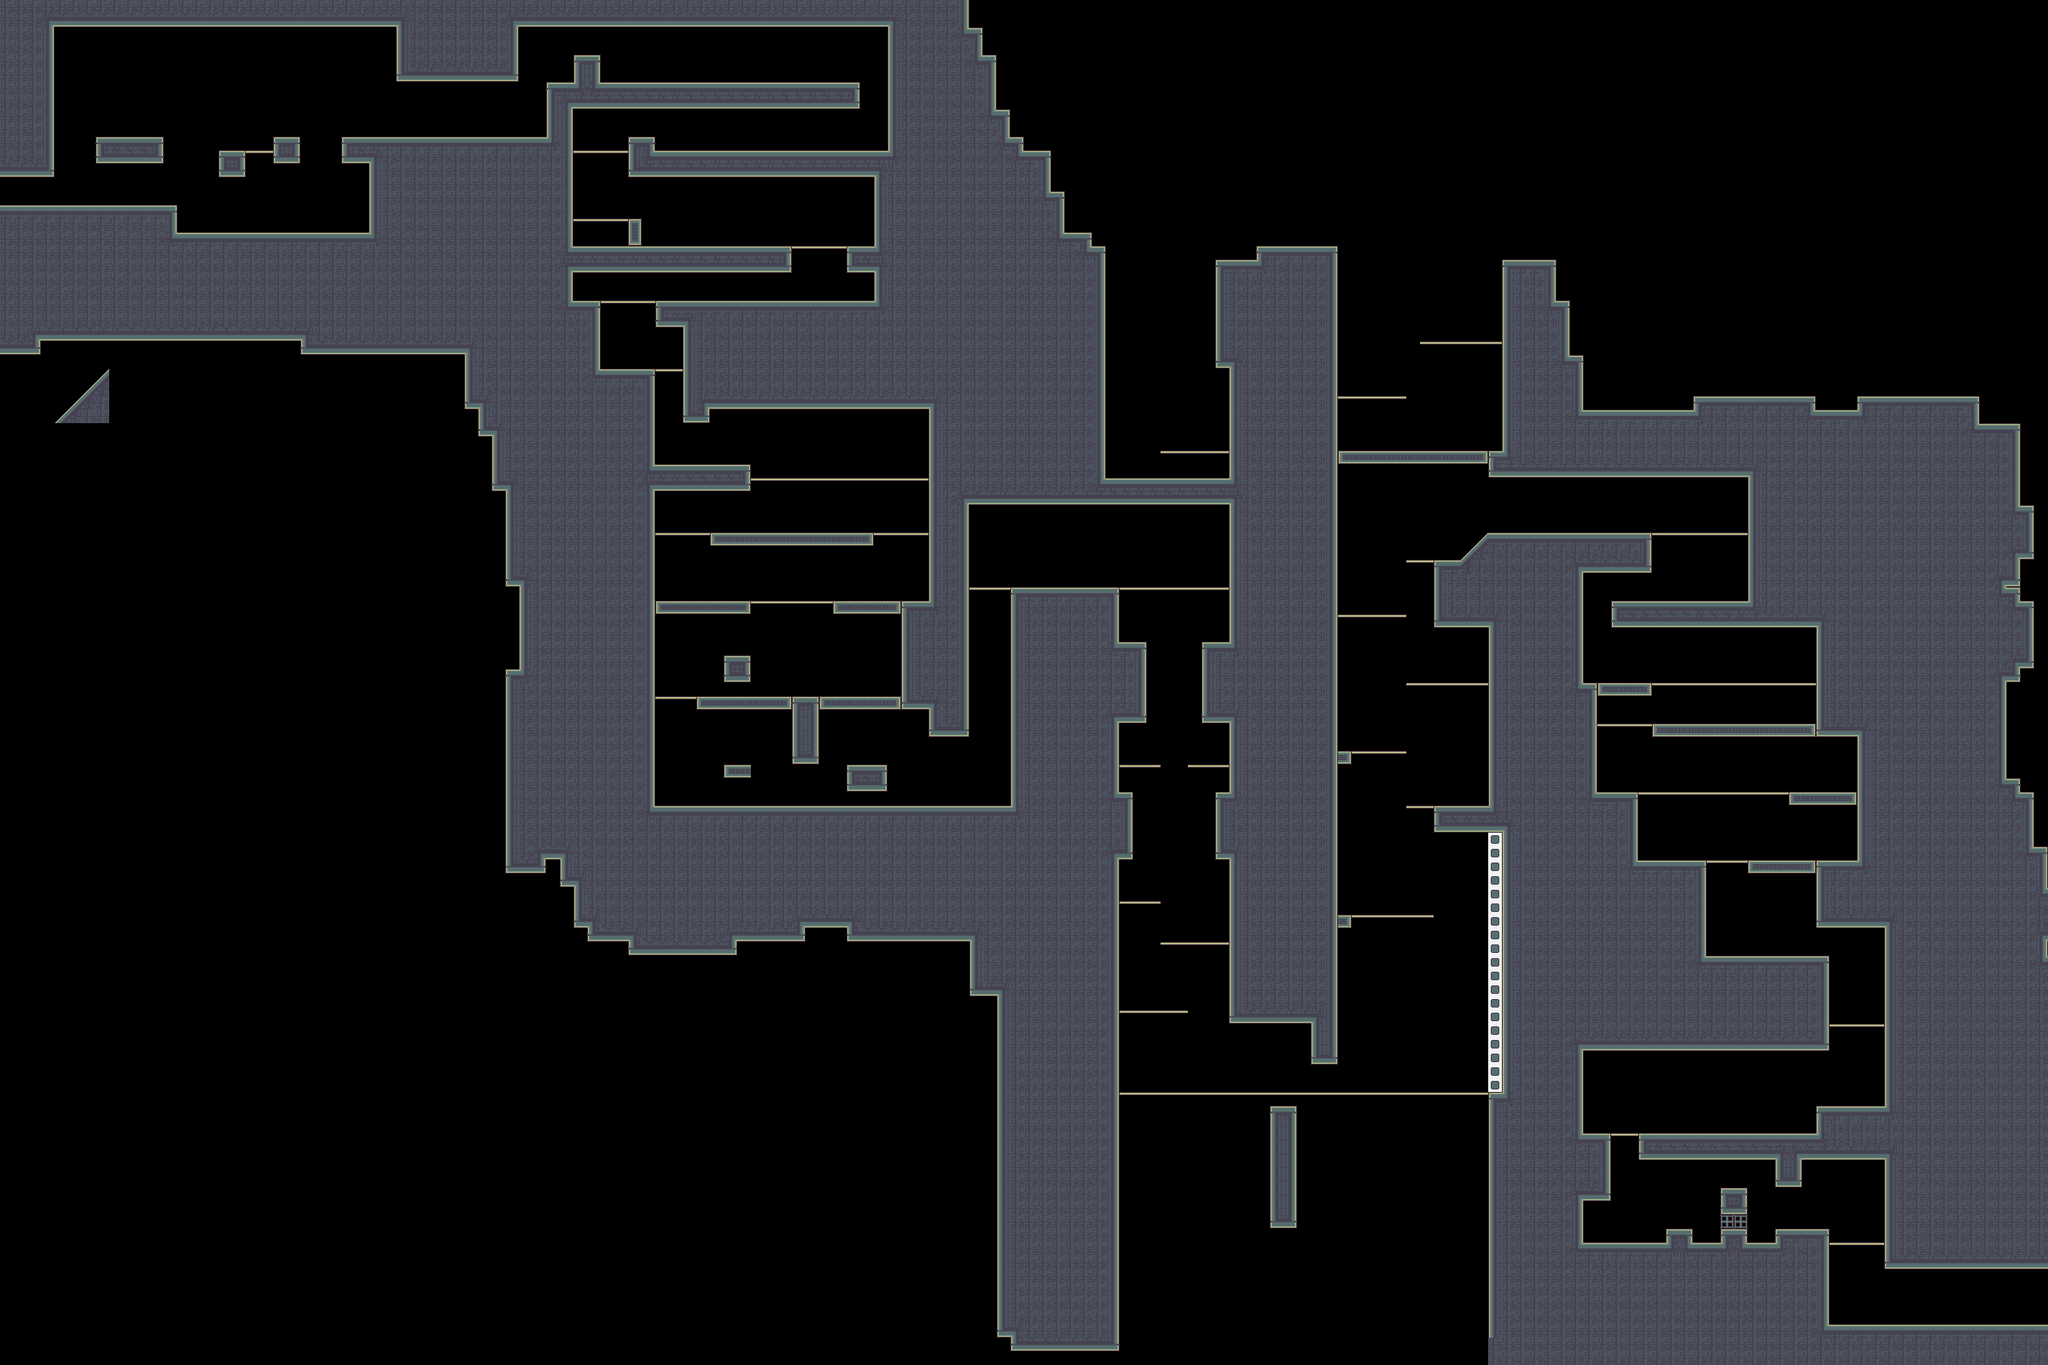

The image is a tile-based game level rendered from a .tmx file. Its description and source (layers, tilesets, objects; grid data summarised) follow:
An orthogonal 150x100 tile map with 16x16 px tiles, 1 tile layer (Tile Layer 1), 1 hidden layer not drawn.

<map version="1.0" orientation="orthogonal" renderorder="right-down" width="150" height="100" tilewidth="16" tileheight="16" nextobjectid="1">
 <tileset firstgid="1" name="0_GAUNTLET_HILL" tilewidth="16" tileheight="16" tilecount="600" columns="20">
  <image source="../../../tileset/0_GAUNTLET_HILL.png" width="320" height="480" />
  <terraintypes>
   <terrain name="Basic" tile="-1" />
   <terrain name="Thin_Vert" tile="-1" />
   <terrain name="Thin_Horiz" tile="-1" />
   <terrain name="Eraser" tile="-1" />
  </terraintypes>
  <tile id="8" terrain=",,,3" />
  <tile id="9" terrain=",,3,3" />
  <tile id="10" terrain=",,3," />
  <tile id="11" terrain="3,3,3," />
  <tile id="12" terrain="3,3,,3" />
  <tile id="28" terrain=",3,,3" />
  <tile id="29" terrain="3,3,3,3" />
  <tile id="30" terrain="3,,3," />
  <tile id="31" terrain="3,,3,3" />
  <tile id="32" terrain=",3,3,3" />
  <tile id="48" terrain=",3,," />
  <tile id="49" terrain="3,3,," />
  <tile id="50" terrain="3,,," />
  <tile id="80" terrain=",,,0" />
  <tile id="81" terrain=",,0,0" />
  <tile id="82" terrain=",,0," />
  <tile id="88" terrain=",,,1" />
  <tile id="89" terrain=",,1,1" />
  <tile id="90" terrain=",,1," />
  <tile id="92" terrain=",,,2" />
  <tile id="93" terrain=",,2,2" />
  <tile id="94" terrain=",,2," />
  <tile id="100" terrain=",0,,0" />
  <tile id="101" terrain="0,0,0,0" />
  <tile id="102" terrain="0,,0," />
  <tile id="105" terrain="0,0,0," />
  <tile id="106" terrain="0,0,,0" />
  <tile id="108" terrain=",1,,1" />
  <tile id="109" terrain="1,1,1,1" />
  <tile id="110" terrain="1,,1," />
  <tile id="112" terrain=",2,,2" />
  <tile id="113" terrain="2,2,2,2" />
  <tile id="114" terrain="2,,2," />
  <tile id="120" terrain=",0,," />
  <tile id="121" terrain="0,0,," />
  <tile id="122" terrain="0,,," />
  <tile id="125" terrain="0,,0,0" />
  <tile id="126" terrain=",0,0,0" />
  <tile id="128" terrain=",1,," />
  <tile id="129" terrain="1,1,," />
  <tile id="130" terrain="1,,," />
  <tile id="132" terrain=",2,," />
  <tile id="133" terrain="2,2,," />
  <tile id="134" terrain="2,,," />
 </tileset>
 <imagelayer name="Image Layer 1" visible="0">
  <image source="../../../../_noncrypt_assets/pngexports/HILL_G2.png" />
 </imagelayer>
 <layer name="Tile Layer 1" width="150" height="100" opacity="0.95">
  <data>[15000 cells, 5964 non-empty, 45 distinct tile ids]</data>
 </layer>
</map>
